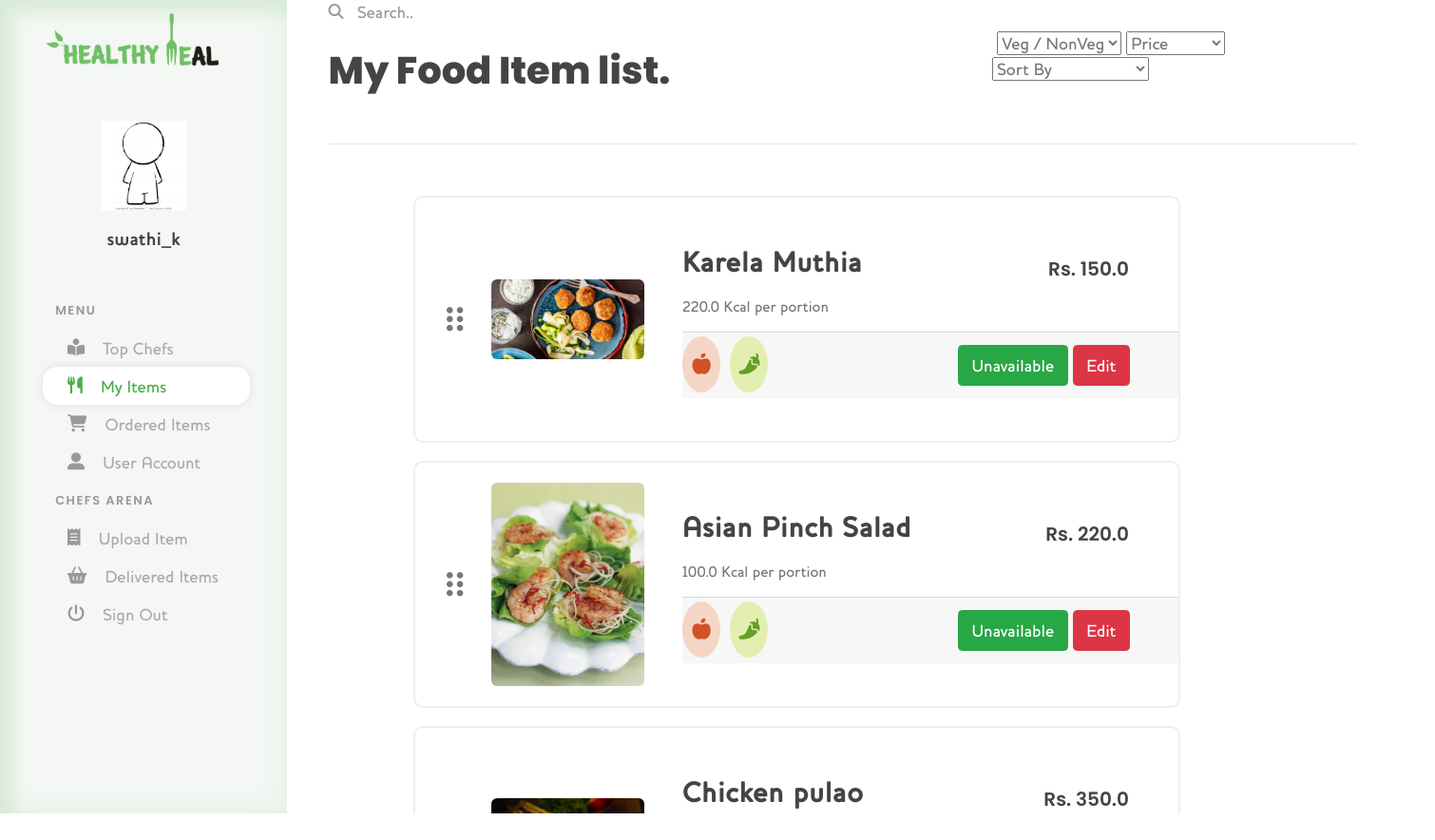
The page / (signed in) on the database its author committed.
### users/models.py (models this page shows, shortened)
class User(AbstractUser):
    is_student = models.BooleanField(default=False)
    is_store_owner = models.BooleanField(default=False)

class Profile(models.Model):
    user = models.OneToOneField(settings.AUTH_USER_MODEL, on_delete=models.CASCADE)
    image = models.ImageField(default='default.jpg', upload_to='profile_pics')

### core/models.py (models this page shows, shortened)
class Item(models.Model):
    chef = models.ForeignKey(settings.AUTH_USER_MODEL,on_delete=models.CASCADE, null=True)
    title = models.CharField(max_length=100)
    is_veg = models.BooleanField(default=True)
    available = models.BooleanField(default=True)
    price = models.FloatField()
    discount_price = models.FloatField(blank=True, null=True)
    calories = models.FloatField(default=0)
    slug = models.SlugField(unique=True)
    description = models.TextField()
    image = models.ImageField(upload_to='item_pics')
    def get_absolute_url(self):
        return reverse("core:product", kwargs={
            'slug': self.slug
        })

### blog/views.py (the view, shortened to what this page needs)
# urls.py: path('', blog_views.home, name='home'),
def home(request):
    if request.user.is_authenticated:
        if request.user.is_student:
            return render(request, 'blog/home.html')
        else:
            return render(request, 'blog/chef_home.html', context={'items' : Item.objects.filter(chef = request.user).all()})
    return render(request, 'blog/home.html')

### blog/templates/blog/chef_home.html (shortened to what this page needs)
{% load static %}
<!DOCTYPE html>
<html lang="en">
<head>
    <link rel="stylesheet" type="text/css" href="{% static 'blog/chef_home.css' %}">
  <link rel="stylesheet" href="https://stackpath.bootstrapcdn.com/bootstrap/4.3.1/css/bootstrap.min.css">
</head>
<body>
    <div class="grid-container1 gc">
        <div class="item1">
            <div class="logo">
                <img src="{% static 'core/images/Asset 64@2x.png' %}">
            </div>
            <div class="user">
                <img src="{{ user.profile.image.url }}" class="userimg">
                <div class="username">
                    {{request.user.username}}
                </div>
            </div>
            <div class="opt">
                <div class="head">Menu</div>
                <a href="{% url 'core:chef-list' %}" class="options">
                    <i class="fas fa-book-reader"></i>
                    <div class="optname"> Top Chefs </div>
                </a>
                <a href="{% url 'home' %}" class="options active">
                    <i class="fas fa-utensils"></i>
                    <div class="optname">My Items</div>
                </a>
                <a href=" {% url 'core:ordered-food-list' %} " class="options">
                    <i class="fas fa-shopping-cart"></i>
                    <div class="optname">Ordered Items</div>
                </a>
                <a href="{% url 'users:profile' %}" class="options">
                    <i class="fas fa-user-alt"></i>
                    <div class="optname">User Account</div>
                </a>
                <div class="head">Chefs Arena</div>
                <a href="{% url 'core:product-create' %}" class="options">
                    <i class="fas fa-receipt"></i>
                    <div class="optname">Upload Item</div>
                </a>
                <a href="#" class="options">
                    <i class="fas fa-shopping-basket"></i>
                    <div class="optname">Delivered Items</div>
                </a>
                <a href="{% url 'users:logout' %}" class="options signout">
                    <i class="fas fa-power-off"></i>
                    <div class="optname">Sign Out</div>
                </a>
            </div>
        </div>
        <div class="item2">
            <div class="search_bar">
                <form action="{% url 'core:search' %}">
                    <i class="fas fa-search"></i>
                    <input name="q" value="{{request.GET.q}}"type="text" placeholder="Search..">
                </form>
            </div>
            <br> <br> <br> <br>
            <form method="POST" enctype="multipart/form-data">
                <div class="nut">
                </div>
        </div>
        <div class="item3">
            <div class="left">
                <div class="headline">My Food Item list.</div>
            </div>
            <div class="right">
                  <form method="POST" enctype="multipart/form-data">
                    <select id="filter1" name="filter1" onchange="this.form.submit()">
                      <option selected="selected"> Veg / NonVeg </option>
                    </select>
                    <select id="filter2" name="filter2" onchange="this.form.submit()" >
                      <option selected="selected"> Price </option>
                    </select>
                    <select id="sort" name="sort" onchange="this.form.submit()" >
                      <option selected="selected"> Sort By </option>
                    </select>
                  </form>
            </div>
        </div>
        <div class="item4">
            <div class="list">
                {% for object in items %}
                          <div class="food_item">
                              <div class="one">
                                  <i class="fas fa-ellipsis-v"></i>
                                  <i class="fas fa-ellipsis-v"></i>
                              </div>
                              <div class="two">
                                  <img src="{{object.image.url}}">
                              </div>
                              <div class="three">
                                  <div class="upar">
                                      <a href="{{object.get_absolute_url}} " class="name">
                                          {{object.title}}
                                      </a>
                                      <div class="price">
                                          Rs. {{ object.price }}
                                      </div>
                                  </div>
                                  <div class="val">
                                      {{object.calories}} Kcal per portion
                                  </div>
                                  <div class="ing">
                                      <div>
                                          <i class="fas fa-apple-alt"></i>
                                      </div>
                                      <div>
                                          <i class="fas fa-pepper-hot"></i>
                                      </div>
                                  </div>
                                  <div class='card-footer text-center'>
                    {% if object.available %}
                      <a href="{% url 'core:set-item-unavailable' object.slug %}" class="btn btn-success">Unavailable</a>
                      <a href="{% url 'core:edit_item' object.slug %}" class="btn btn-danger">Edit</a>
                    {% else %}
                      <a href="{% url 'core:set-item-available' object.slug %}" class="btn btn-success">Available</a>
                      <a href="{% url 'core:edit_item' object.slug %}" class="btn btn-danger">Edit</a>
                    {% endif %}
                  </div>
                              </div>
                          </div>
                {% endfor %}
            </div>
        </div>
    </div>
</body>
</html>

### rows shown on the page
User: profile.image (placeholder picture), user.username "swathi_k"
Item: image (picture), title "Karela Muthia", price "150.0", calories "220.0", available "Unavailable"
Item: image (picture), title "Asian Pinch Salad", price "220.0", calories "100.0", available "Unavailable"
Item: image (picture), title "Chicken pulao", price "350.0"
